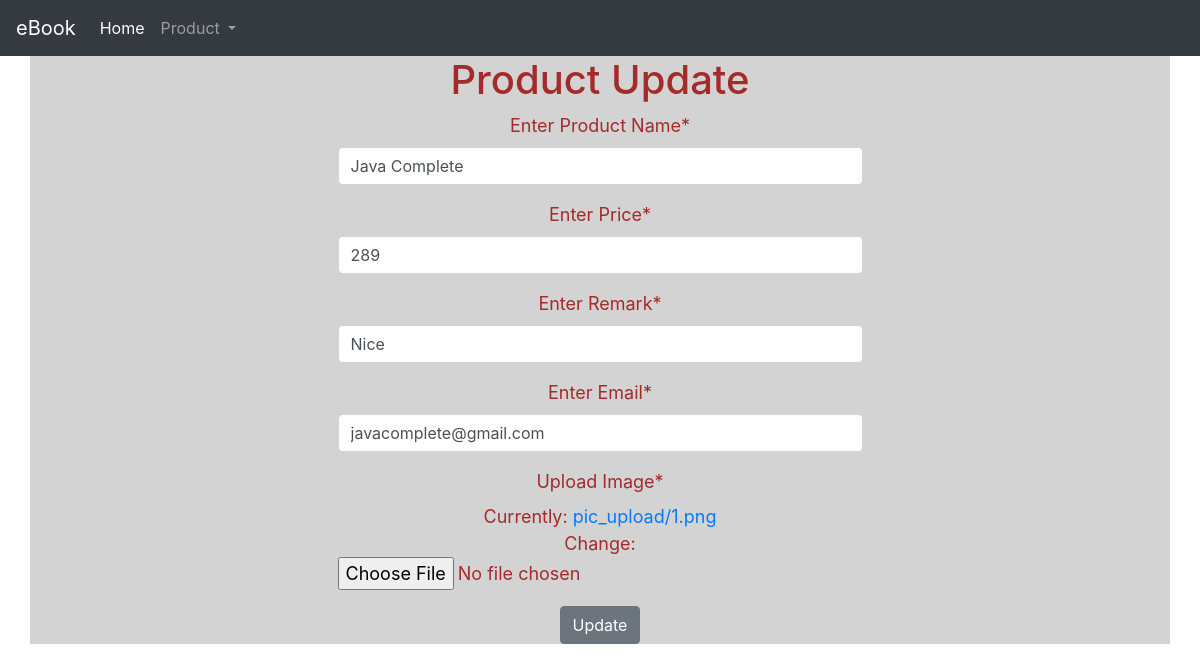
/product/update/2, run on the app's committed database.
### app_product/models.py (models this page shows)
class Product(models.Model):
    name = models.CharField(max_length=30,verbose_name="Enter Product Name")
    price = models.IntegerField(verbose_name="Enter Price")
    remark = models.CharField(max_length=30,verbose_name="Enter Remark")
    email = models.EmailField(max_length=254,verbose_name="Enter Email")
    image = models.ImageField(upload_to='pic_upload',verbose_name="Upload Image")

### app_product/views.py (the view)
# urls.py: path('update/<int:id>',views.update,name='update'),
def update(request,id):
    productSearch = Product.objects.get(id=id)
    searchProductObj = ProductForm(instance=productSearch)
    if request.method == 'POST':
        productSearch = Product.objects.get(id=id)
        form = ProductForm(request.POST, request.FILES,instance=productSearch)
        if form.is_valid():
            form.save()
        return redirect('retrieve')
    return render(request,'app_product/update.html',{'form':searchProductObj})

### app_product/forms.py
class ProductForm(forms.ModelForm):
    class Meta:
        model = Product
        fields = ['name','price','remark','email','image']

### app_product/templates/app_product/update.html (shortened to what this page needs)
{% extends 'base.html' %}
{% load crispy_forms_tags %}
{% block content%}
    <h1 class="text-center">Product Update</h1>
    <div class="col-6 offset-3 text-center">
        <form name="myForm" method="POST" enctype="multipart/form-data">
            {{ form|crispy }}
            <div class="text-center">
                <input type="submit" value="Update" class="btn btn-secondary" onclick="return validateForm();">
            </div>
        </form>
    </div>
{% endblock %}

### static/css/style.css (style rules this page uses)
body { background-color: yellow; }

### data on the page
Product: name "Java Complete", price "289", remark "Nice", email "javacomplete@gmail.com"
